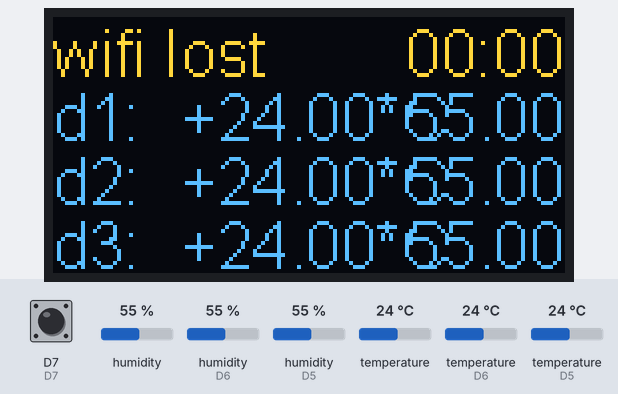
Bench run of a sketch on a simulated ESP8266 (NodeMCU). On the bench: 128×64 one-colour display. The test bench sets the inputs (shaded band); at power-on: humidity 55 %, humidity (sensors on D6, D5) 55 %, temperature 24 °C, temperature (sensors on D6, D5) 24 °C, D7 HIGH. The OLED is the two-colour kind (top 16 rows yellow); WiFi joins after 1.5 s; servers stay silent unless stated; the local clock reads 2024-03-15 10:24:30 at power-on unless the sketch sets it; what the sketch prints to the serial monitor is not drawn.

Above: at 1.6 s.
1.7 s: humidity (sensor 0) set to 22 %
At 2.6 s:
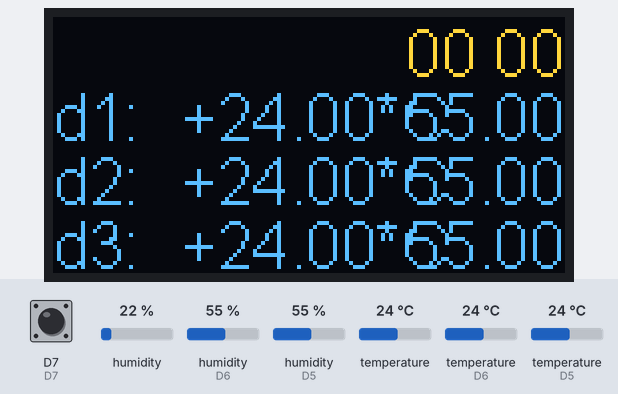
6.5 s: humidity (sensor on D6) set to 22 %
At 18.4 s:
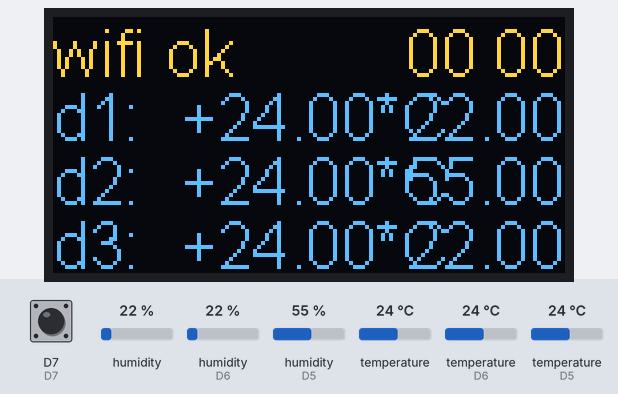
18.5 s: humidity (sensor on D5) set to 22 %
32.5 s: temperature (sensor 0) set to 12 °C
At 34.3 s:
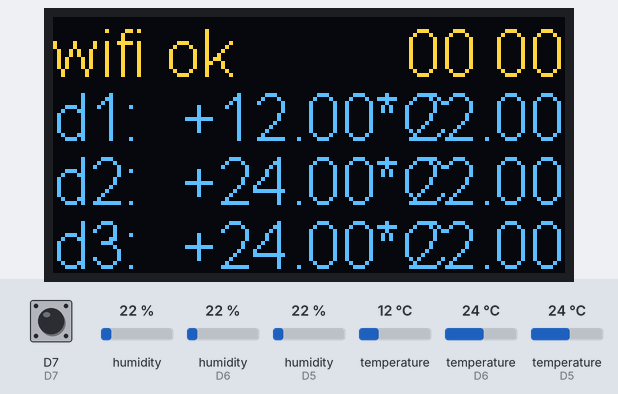
34.5 s: temperature (sensor on D6) set to 12 °C
48.5 s: temperature (sensor on D5) set to 12 °C
At 50.3 s:
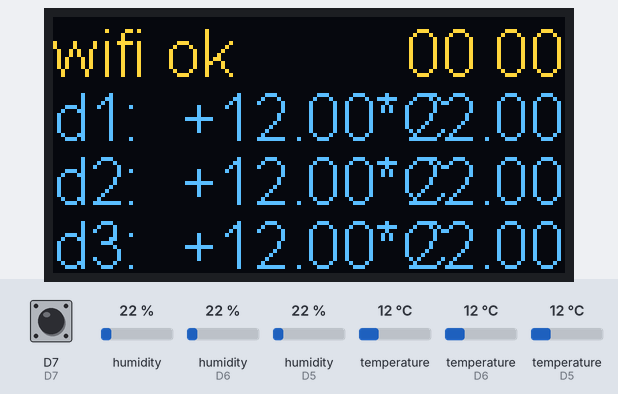
Timing chart, 0 to 51.5 s (numbered marks = the images above; inputs shaded):
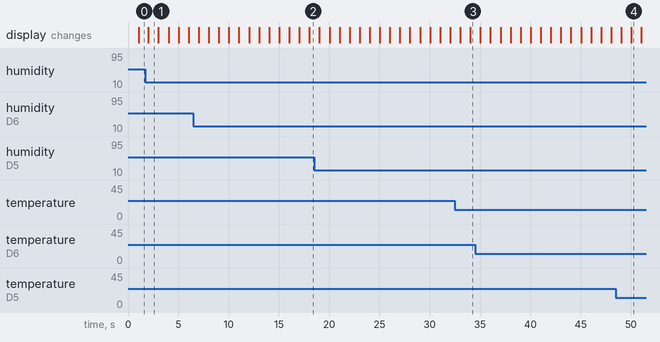

The sketch:

node_temp.ino
```cpp
/**
 * DHT21 with http server and OLED 0.96
 * v 0.9
 */

#include <DHT.h>
#include <ESP8266WiFi.h>
#include <WiFiClient.h>
#include <ESP8266WebServer.h>
#include <time.h>
#include <Wire.h>
#include <SSD1306.h>       // include <SSD1306Wire.h>
#include <RBD_Timer.h>
#include <RBD_Button.h>

// Uncommint for debug
// #define DEBUG

#define DEBUG_PRINTER Serial
#ifdef DEBUG
  #define DEBUG_PRINT(...) { DEBUG_PRINTER.print(__VA_ARGS__); }
  #define DEBUG_PRINTLN(...) { DEBUG_PRINTER.println(__VA_ARGS__); }
#else
  #define DEBUG_PRINT(...) {}
  #define DEBUG_PRINTLN(...) {}
#endif


#define DHTTYPE DHT21
#define DHTCOUNT 3

#define TIME_MSG_LEN  11   // time sync to PC is HEADER and unix time_t as ten ascii digits
#define TIME_HEADER  255   // Header tag for serial time sync message

#define D0   16
#define D1   5    // oled
#define D2   4    // oled
#define D3   0    // dht
#define D4   2
#define D5   14   // dht
#define D6   12   // dht
#define D7   13   // button
#define D8   15   // button
#define D9   3    // - RX0 (Serial console)
#define D10  1    // - TX0 (Serial console)

const char* ssid = "SSID";
const char* password = "PASSWORD32";
const char* token = "TOKEN32";

//IPAddress ip(192, 168, 11, 11);        //static IP
IPAddress ip(192, 168, 11, 12);
IPAddress gateway(192, 168, 11, 1);
IPAddress subnet(255, 255, 255, 0);

ESP8266WebServer server(80);

DHT dht1(D3, DHTTYPE);
DHT dht2(D5, DHTTYPE);
DHT dht3(D6, DHTTYPE);

SSD1306 display(0x3c, D1, D2);
// SH1106 display(0x3c, D1, D2);

RBD::Timer timer1;
//RBD::Timer timer2;

RBD::Button button1(D7);
RBD::Button button2(D8);


float cacheTemp [DHTCOUNT] = {};
float cacheHumi [DHTCOUNT] = {};
float cacheHeat [DHTCOUNT] = {};
time_t timeForCache [DHTCOUNT] = {};
time_t timeoutCacheSec = 15;
time_t timeoutMaxCacheSec = 300; // 5 * 60

int displayStatus = 0;
bool initializedWifi = false;
byte flicker = 0;


void setup() {

  Serial.begin(9600);
  Serial.setTimeout(2000);
  // Wait for serial to initialize.
  while (!Serial) { delay(50); }

  display.init();
  display.flipScreenVertically();
  display.setFont(ArialMT_Plain_16);
  display.setTextAlignment(TEXT_ALIGN_LEFT);

  Serial.println("");
  Serial.println("Connected to WiFi ...");

  WiFi.begin(ssid, password);
  WiFi.config(ip, gateway, subnet);

  timer1.setTimeout(1000);
  timer1.restart();
//  timer2.setTimeout(100);
//  timer2.restart();

  button1.setDebounceTimeout(50);
  button2.setDebounceTimeout(50);

  dht1.begin(60);
  dht2.begin(70);
  dht3.begin(80);
}


void configureWifi() {
  // Call one per second.

  // If all good.
  if( WiFi.status() == WL_CONNECTED and initializedWifi == true) {
    display.drawString(0, 0, "wifi ok");
    return;
  }

  // If connected.
  if( WiFi.status() == WL_CONNECTED and initializedWifi != true) {
    initializedWifi = true;

    Serial.println("");
    Serial.print("Connected to ");
    Serial.println(ssid);
    Serial.print("IP address: ");
    Serial.println(WiFi.localIP());

    server.on("/", handleRoot);
    server.begin();

    Serial.println("HTTP server started");
    return;
  }

  // If lost connect.
  if( WiFi.status() != WL_CONNECTED and initializedWifi == true) {
    initializedWifi = false;
    // Wait in loop.
    return;
  }

  // Wait connect.
  if( WiFi.status() != WL_CONNECTED and initializedWifi != true) {
    Serial.print(".");
    //display.drawString(0, 0, "wifi");
    if (flicker % 2 == 0){
      display.drawString(0, 0, "wifi lost");
    }
    return;
  }

  // All else (never been).
  return;
}


void getDhtData(DHT &dht, int i) {
  time_t nowTime = time(0);

  if(timeForCache[i] + timeoutMaxCacheSec < nowTime) {
    cacheTemp[i] = cacheHumi[i] = cacheHeat[i] = nanf("");
    timeForCache[i] = 0;
  }

  if(timeForCache[i] + timeoutCacheSec < nowTime) {
    // Sensor readings may also be up to 2 seconds 'old' (its a very slow sensor)
    cacheTemp[i] = dht.readTemperature();
    cacheHumi[i] = dht.readHumidity();
    // Compute heat index in Celsius (isFahreheit = false)
    cacheHeat[i] = dht.computeHeatIndex(cacheTemp[i], cacheHumi[i], false);
    timeForCache[i] = nowTime;
    if (isnan(cacheTemp[i]) || isnan(cacheHumi[i])) {
      timeForCache[i] = 0;
    }
    DEBUG_PRINTLN("DEB: Update now = " + String(nowTime));
  } else {
    DEBUG_PRINTLN("DEB: NOT update (cache) now = " + String(nowTime));
  }
  DEBUG_PRINTLN("DEB: " + String(i) + "  " + String(cacheTemp[i]) + "  " + String(cacheHumi[i]));
}


String getTempData(int id) {
  float h;
  float t;
  float hic;

  if (id > 0 && id <= DHTCOUNT) {
    t = cacheTemp[id - 1];
    h = cacheHumi[id - 1];
    hic = cacheHeat[id - 1];
  } else {
    Serial.println("Incorrect id:" + String(id));
    return "{\"error\":true,\"message\":\"Failed to select DHT sensor!\"}";
  }

  if (isnan(h) || isnan(t)) {
    Serial.println("Failed to read from DHT sensor!");
    return "{\"error\":true,\"message\":\"Failed to read from DHT sensor!\"}";
  }

  Serial.print("Humidity: ");
  Serial.print(h);
  Serial.print(" %\t");
  Serial.print("Temperature: ");
  Serial.print(t);
  Serial.print(" *C ");
  Serial.print("Heat index: ");
  Serial.print(hic);
  Serial.println(" *C ");

  return "{\"id\":" + String(id) + ",\"h\":" + String(h, 2) + ",\"t\":"
                + String(t, 2) + ",\"hic\":" + String(hic, 2) + "}";

}


void handleRoot() {
  Serial.println("Get request");

  if (server.hasArg("token") == false or server.arg("token") != token){
    server.send(200, "application/json", "{\"error\":true,\"message\":\"You forget some params\"}");
    return;
  }

  if (server.hasArg("id") == false){
    server.send(200, "application/json", "{\"error\":true,\"message\":\"You forget set id\"}");
    return;
  }

  if (server.arg("id") != "1" and server.arg("id") != "2" and server.arg("id") != "3"){
    server.send(200, "application/json", "{\"error\":true,\"message\":\"Incorrect id\"}");
    return;
  }

  Serial.println("Get data for response");
  String data = getTempData(server.arg("id").toInt());
  server.send(200, "application/json", data);
}

String displayTemperature(float t) {
  String res = "";
  if (isnan(t)) {return "err";}
  if (t > 99.9) {t = 99.9;}
  if (t < -99.9) {t = -99.9;}
  if (t < 0) {
    res = '-';
  } else {
    res = '+';
  }
  if (abs(t) < 10) {
    res += "  ";
  }
  return res + String(abs(t)) + "*C";
}


String displayHumidity(float h) {
  String res = "";
  if (isnan(h)) {return "err";}
  if (h > 99.9) {h = 99.9;}
  if (h < 0) {h = 0;}
  if (abs(h) < 10) {
    res = "  ";
  }
  return res + String(abs(h)) + " %";
}


void updateDisplay() {
  if (flicker % 2 == 0){
    display.drawString(88, 0, "00:00");
  } else {
    display.drawString(88, 0, "00 00");
  }

  display.drawString(0, 16, "d1:");
  display.drawString(32, 16, displayTemperature(cacheTemp[0]));
  display.drawString(88, 16, displayHumidity(cacheHumi[0]));

  display.drawString(0, 32, "d2:");
  display.drawString(32, 32, displayTemperature(cacheTemp[1]));
  display.drawString(88, 32, displayHumidity(cacheHumi[1]));

  display.drawString(0, 48, "d3:");
  display.drawString(32, 48, displayTemperature(cacheTemp[2]));
  display.drawString(88, 48, displayHumidity(cacheHumi[2]));

}


void loop() {
  if (initializedWifi) {
    server.handleClient();
  }

  if (timer1.onRestart()) {
    getDhtData(dht1, 0);
    getDhtData(dht2, 1);
    getDhtData(dht3, 2);

    display.clear();

    configureWifi();
    updateDisplay();

    display.display();

    if (flicker >= 255){
      flicker = 0;
    } else {
      flicker++;
    }
  }

  if(button1.onPressed()) {
    Serial.println("B7");
    displayStatus++;
    if (displayStatus > 2) { displayStatus = 0; }
    if (displayStatus == 0) {
      display.displayOn();
      display.setContrast(100);
    } else if (displayStatus == 1) {
      display.displayOn();
      display.setContrast(20, 80);
    } else {
      display.setContrast(10, 5, 0);
      display.displayOff();
    }
  }
}
```

Measured:
- what the display in image 1 shows lasts 1.0 s, from 2.0 s to 3.0 s
